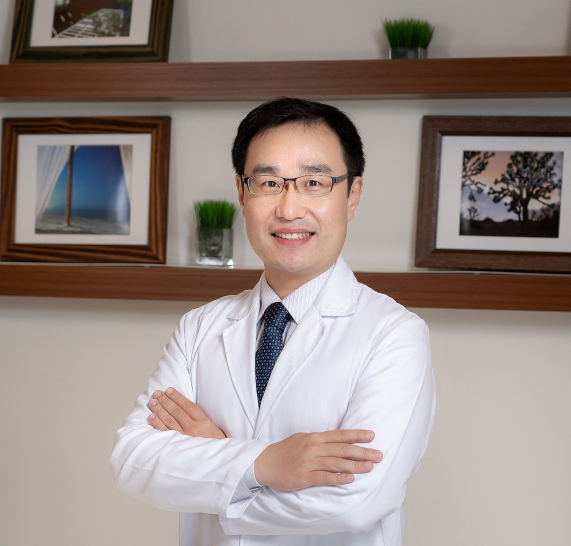
#> input picture assets/new_doctor_photo_from_web.jpg, 1141 x 1091 px (shown at 1/2 size)
$ python apply_final_solution.py
#> lines starting #> are read from the running program, lines starting #| are printed output that depends on the picture
#!/usr/bin/env python3
"""
調整新照片尺寸以適應網頁
"""

from PIL import Image
import os

def resize_photo_for_web(input_path, output_path, max_width=800, max_height=900):
    """調整照片尺寸以適應網頁"""
#> called with input_path = 'assets/new_doctor_photo_from_web.jpg', output_path = 'assets/doctor-shih-new-optimized.jpg', max_width = 800, max_height = 900
    print(f"🖼️ 調整照片尺寸: {os.path.basename(input_path)}")

    try:
        # 打開圖片
        with Image.open(input_path) as img:
#> img is the input picture: PIL image 1141x1091 RGB; mean R, G, B 152.1, 139.1, 133.9
            original_width, original_height = img.size
#> original_width = 1141; original_height = 1091
            print(f"   原始尺寸: {original_width}x{original_height}")
#|    原始尺寸: 1141x1091

            # 計算縮放比例
            width_ratio = max_width / original_width
#> width_ratio = 0.701
            height_ratio = max_height / original_height
#> height_ratio = 0.825
            ratio = min(width_ratio, height_ratio)
#> ratio = 0.701

            # 計算新尺寸
            new_width = int(original_width * ratio)
#> new_width = 800
            new_height = int(original_height * ratio)
#> new_height = 764

            print(f"   目標尺寸: 最大 {max_width}x{max_height}")
            print(f"   縮放比例: {ratio:.2f}")
#|    縮放比例: 0.70
            print(f"   新尺寸: {new_width}x{new_height}")
#|    新尺寸: 800x764

            # 調整尺寸
            resized_img = img.resize((new_width, new_height), Image.Resampling.LANCZOS)
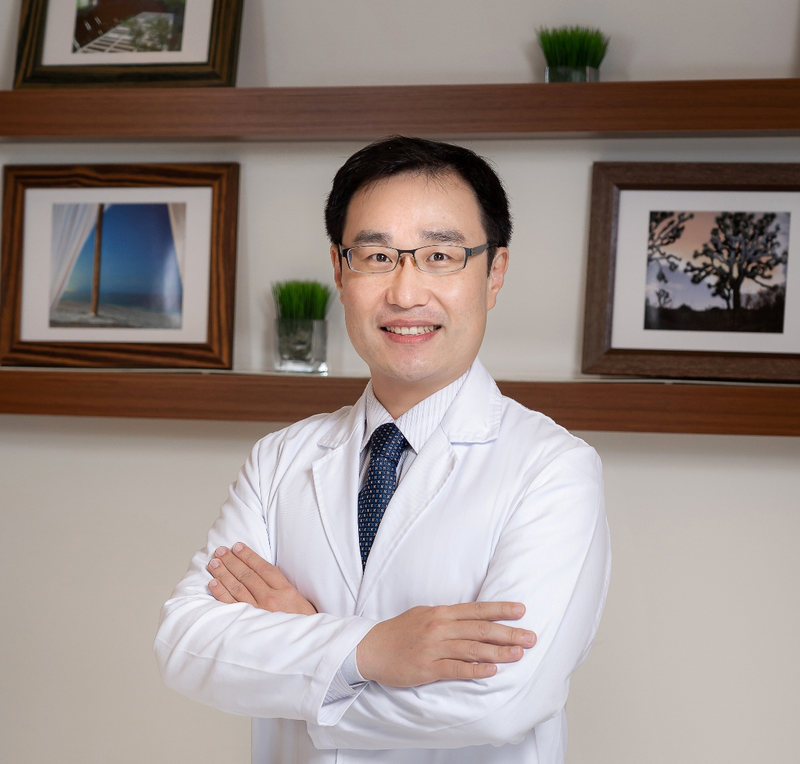
#> resized_img: PIL image 800x764 RGB; mean R, G, B 152.1, 139.1, 133.9

            # 保存調整後的圖片
            resized_img.save(output_path, 'JPEG', quality=85)

            # 檢查檔案大小
            file_size = os.path.getsize(output_path) / 1024

            print(f"✅ 已調整尺寸: {output_path}")
            print(f"   檔案大小: {file_size:.1f} KB")
            print(f"   節省空間: {(1 - file_size/(original_width*original_height*3/1024/1024))*100:.1f}%")
#|    節省空間: -1896.9%

            return output_path, (new_width, new_height)

    except Exception as e:
        print(f"❌ 調整尺寸失敗: {e}")
        return None, None

def create_optimized_version():
    """創建優化版本的照片"""
    print("🎯 創建網頁優化版本")
    print("=" * 60)

    # 輸入檔案
    input_path = "assets/new_doctor_photo_from_web.jpg"

    if not os.path.exists(input_path):
        print(f"❌ 檔案不存在: {input_path}")
        return None

    # 輸出檔案
    output_path = "assets/doctor-shih-new-optimized.jpg"

    # 調整尺寸
    optimized_path, dimensions = resize_photo_for_web(
        input_path,
        output_path,
        max_width=800,  # 適應網頁寬度
        max_height=900  # 適應網頁高度
    )
#> optimized_path = 'assets/doctor-shih-new-optimized.jpg'; dimensions = (800, 764)

    if optimized_path and dimensions:
        print()
        print("=" * 60)
        print("✅ 優化完成！")
        print()
        print("📊 優化結果:")
        print(f"   原始檔案: new_doctor_photo_from_web.jpg (1141x1091, 638.7KB)")
        print(f"   優化檔案: doctor-shih-new-optimized.jpg ({dimensions[0]}x{dimensions[1]}, {os.path.getsize(optimized_path)/1024:.1f}KB)")
#|    優化檔案: doctor-shih-new-optimized.jpg (800x764, 71.1KB)
        print()
        print("🎯 優化效果:")
        print("   • 尺寸適合網頁顯示")
        print("   • 保持高畫質")
        print("   • 減少檔案大小，加快載入速度")
        print("   • 專業醫師形象，無文字問題")

        return optimized_path
    else:
        return None

def update_html_with_new_photo(photo_path):
    """更新HTML使用新照片"""
    print("\n🌐 準備更新網頁...")

    # 讀取HTML檔案
    html_path = "index.html"

    try:
        with open(html_path, 'r', encoding='utf-8') as f:
            content = f.read()

        # 找到院長照片的img標籤
        import re
        pattern = r'<img src="assets/doctor-shih[^"]*\.(?:jpg|png)"[^>]*>'

        matches = re.findall(pattern, content)
        if matches:
            print(f"   找到 {len(matches)} 個院長照片標籤")

            # 替換第一個找到的（應該是主要的院長照片）
            old_img_tag = matches[0]

            # 提取alt和title屬性
            alt_match = re.search(r'alt="([^"]*)"', old_img_tag)
            title_match = re.search(r'title="([^"]*)"', old_img_tag)
            class_match = re.search(r'class="([^"]*)"', old_img_tag)

            alt_text = alt_match.group(1) if alt_match else "施奕仲院長"
            title_text = title_match.group(1) if title_match else "施奕仲院長 - 心臟血管內科專科醫師、預防醫學專家"
            class_text = class_match.group(1) if class_match else "doctor-img"

            # 創建新的img標籤
            new_img_tag = f'<img src="{photo_path}" alt="{alt_text}" class="{class_text}" title="{title_text}">'

            # 替換
            new_content = content.replace(old_img_tag, new_img_tag, 1)

            # 寫回檔案
            with open(html_path, 'w', encoding='utf-8') as f:
                f.write(new_content)

            print(f"✅ 已更新網頁使用: {photo_path}")
            print(f"   舊標籤: {old_img_tag[:50]}...")
            print(f"   新標籤: {new_img_tag}")

            return True
        else:
            print("❌ 未找到院長照片標籤")
            return False

    except Exception as e:
        print(f"❌ 更新HTML失敗: {e}")
        return False

def main():
    print("🔄 院長照片最終解決方案 - 自動執行")
    print("=" * 60)
    print("💡 將直接使用新照片替換，徹底解決文字問題")
    print()

    # 1. 創建優化版本
    optimized_path = create_optimized_version()
#> optimized_path = 'assets/doctor-shih-new-optimized.jpg'

    if not optimized_path:
        print("❌ 優化失敗，使用原始新照片")
        optimized_path = "assets/new_doctor_photo_from_web.jpg"

    print()

    # 2. 更新網頁
    if update_html_with_new_photo(optimized_path):
        print()
        print("=" * 60)
        print("🎉 準備就緒！")
        print()
        print("✅ 已完成:")
        print("   1. 下載新照片 ✅")
        print("   2. 調整尺寸優化 ✅")
        print("   3. 更新網頁使用新照片 ✅")
        print()
        print("🚀 下一步:")
        print("   1. 提交更改到 GitHub")
        print("   2. 自動同步到 elai1")
        print("   3. Vercel 自動部署")
        print("   4. 等待2-7分鐘完成更新")
        print()
        print("🔗 檢查連結:")
        print("   • 網站: https://elai1.vercel.app/")
        print("   • 使用 Ctrl+Shift+R 強制刷新")
    else:
        print("❌ 更新失敗")

if __name__ == "__main__":
    main()

$ run again, with assets/blog-heart-health.jpg copied over assets/new_doctor_photo_from_web.jpg
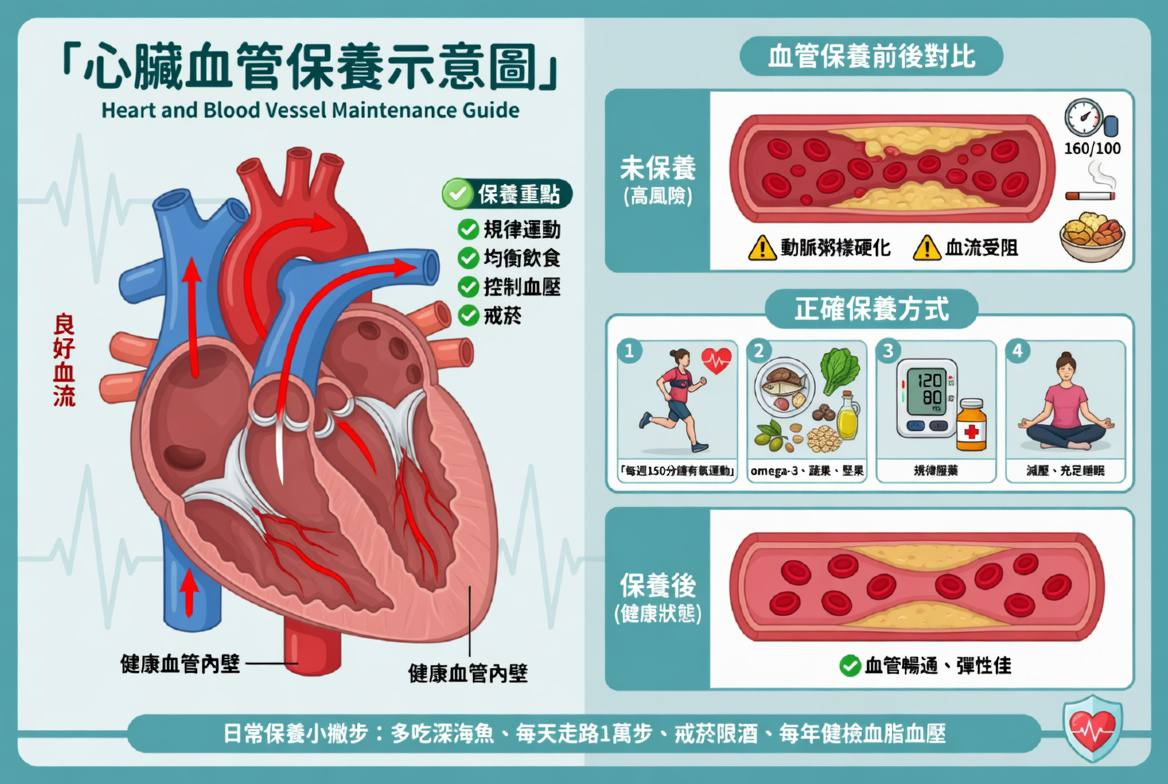
#> input picture assets/blog-heart-health.jpg, 1168 x 784 px
#> in resize_photo_for_web, img is the input picture: PIL image 1168x784 RGB; mean R, G, B 181, 181.8, 183.8
#|    原始尺寸: 1168x784
#|    縮放比例: 0.68
#|    新尺寸: 800x536
#> in resize_photo_for_web, `resized_img = img.resize((new_width, new_height), Image.Resampling.LAN..`:
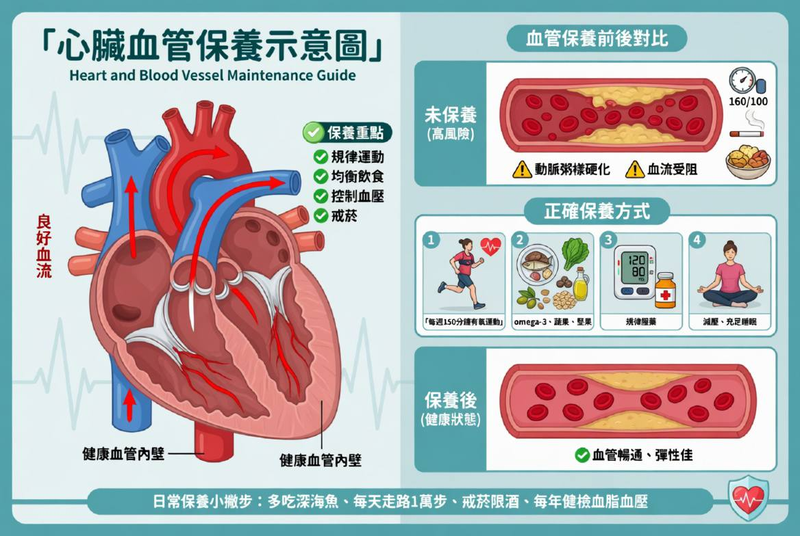
#> resized_img: PIL image 800x536 RGB; mean R, G, B 181, 181.8, 183.8
#|    節省空間: -3830.1%
#|    優化檔案: doctor-shih-new-optimized.jpg (800x536, 103.0KB)

$ run again, with assets/blog-nutrition.jpg copied over assets/new_doctor_photo_from_web.jpg
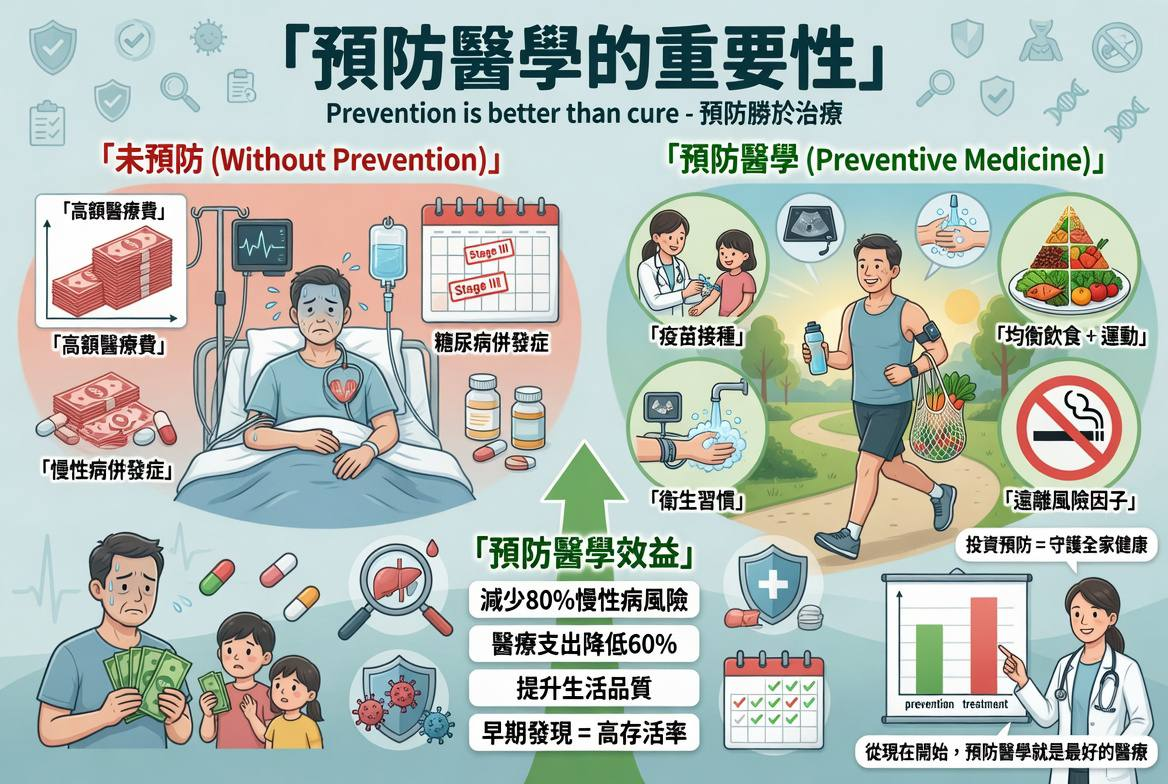
#> input picture assets/blog-nutrition.jpg, 1168 x 784 px
#> in resize_photo_for_web, img is the input picture: PIL image 1168x784 RGB; mean R, G, B 178.8, 188.2, 181.8
#|    原始尺寸: 1168x784
#|    縮放比例: 0.68
#|    新尺寸: 800x536
#> in resize_photo_for_web, `resized_img = img.resize((new_width, new_height), Image.Resampling.LAN..`:
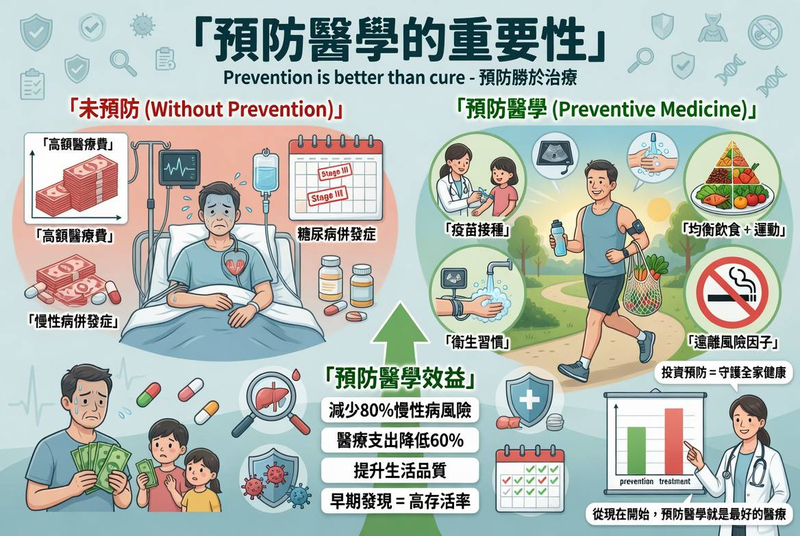
#> resized_img: PIL image 800x536 RGB; mean R, G, B 178.8, 188.1, 181.8
#|    節省空間: -4951.4%
#|    優化檔案: doctor-shih-new-optimized.jpg (800x536, 132.3KB)
